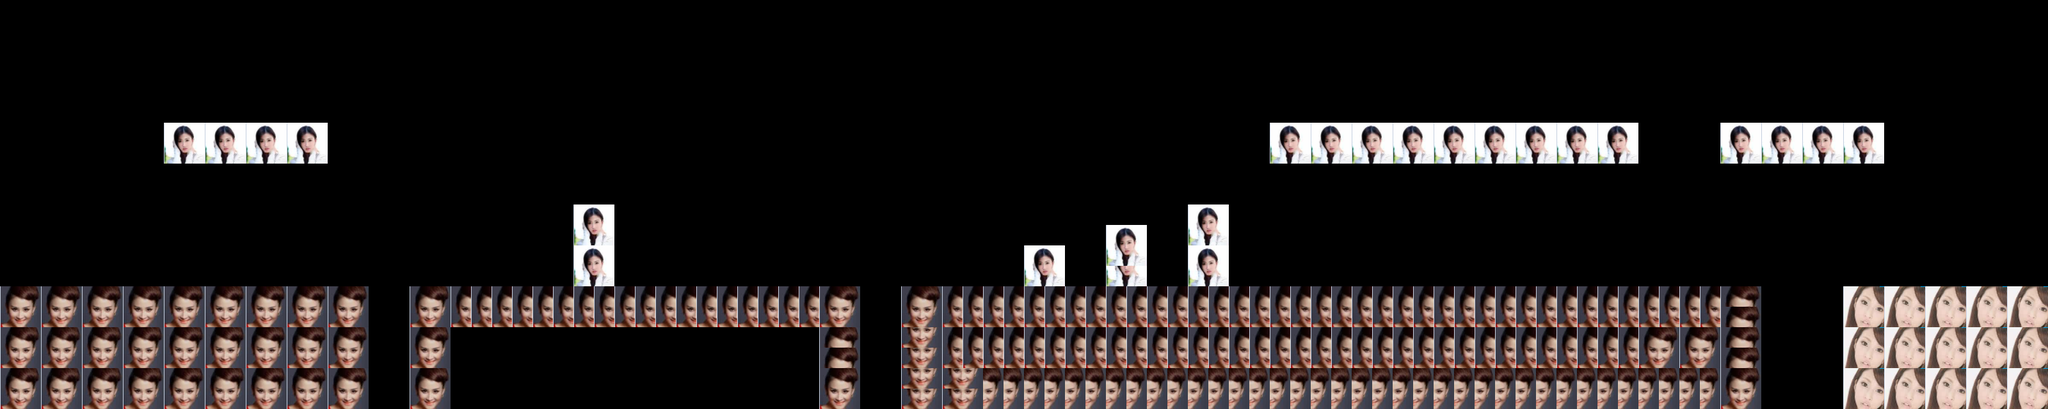

A 2D game scene composited from a Tiled map and its tileset images. What follows is a short description and the map's XML, with every tile layer's data as written:
An orthogonal 100x20 tile map with 32x32 px tiles, 1 tile layer (road).

<map version="1.0" tiledversion="2017.07.25" orientation="orthogonal" renderorder="right-down" width="100" height="20" tilewidth="32" tileheight="32" nextobjectid="1">
 <tileset firstgid="1" name="anmi" tilewidth="32" tileheight="32" tilecount="64" columns="8">
  <image source="anmi.png" width="256" height="256" />
 </tileset>
 <layer name="road" width="100" height="20">
  <data encoding="csv">
0,0,0,0,0,0,0,0,0,0,0,0,0,0,0,0,0,0,0,0,0,0,0,0,0,0,0,0,0,0,0,0,0,0,0,0,0,0,0,0,0,0,0,0,0,0,0,0,0,0,0,0,0,0,0,0,0,0,0,0,0,0,0,0,0,0,0,0,0,0,0,0,0,0,0,0,0,0,0,0,0,0,0,0,0,0,0,0,0,0,0,0,0,0,0,0,0,0,0,0,
0,0,0,0,0,0,0,0,0,0,0,0,0,0,0,0,0,0,0,0,0,0,0,0,0,0,0,0,0,0,0,0,0,0,0,0,0,0,0,0,0,0,0,0,0,0,0,0,0,0,0,0,0,0,0,0,0,0,0,0,0,0,0,0,0,0,0,0,0,0,0,0,0,0,0,0,0,0,0,0,0,0,0,0,0,0,0,0,0,0,0,0,0,0,0,0,0,0,0,0,
0,0,0,0,0,0,0,0,0,0,0,0,0,0,0,0,0,0,0,0,0,0,0,0,0,0,0,0,0,0,0,0,0,0,0,0,0,0,0,0,0,0,0,0,0,0,0,0,0,0,0,0,0,0,0,0,0,0,0,0,0,0,0,0,0,0,0,0,0,0,0,0,0,0,0,0,0,0,0,0,0,0,0,0,0,0,0,0,0,0,0,0,0,0,0,0,0,0,0,0,
0,0,0,0,0,0,0,0,0,0,0,0,0,0,0,0,0,0,0,0,0,0,0,0,0,0,0,0,0,0,0,0,0,0,0,0,0,0,0,0,0,0,0,0,0,0,0,0,0,0,0,0,0,0,0,0,0,0,0,0,0,0,0,0,0,0,0,0,0,0,0,0,0,0,0,0,0,0,0,0,0,0,0,0,0,0,0,0,0,0,0,0,0,0,0,0,0,0,0,0,
0,0,0,0,0,0,0,0,0,0,0,0,0,0,0,0,0,0,0,0,0,0,0,0,0,0,0,0,0,0,0,0,0,0,0,0,0,0,0,0,0,0,0,0,0,0,0,0,0,0,0,0,0,0,0,0,0,0,0,0,0,0,0,0,0,0,0,0,0,0,0,0,0,0,0,0,0,0,0,0,0,0,0,0,0,0,0,0,0,0,0,0,0,0,0,0,0,0,0,0,
0,0,0,0,0,0,0,0,0,0,0,0,0,0,0,0,0,0,0,0,0,0,0,0,0,0,0,0,0,0,0,0,0,0,0,0,0,0,0,0,0,0,0,0,0,0,0,0,0,0,0,0,0,0,0,0,0,0,0,0,0,0,0,0,0,0,0,0,0,0,0,0,0,0,0,0,0,0,0,0,0,0,0,0,0,0,0,0,0,0,0,0,0,0,0,0,0,0,0,0,
0,0,0,0,0,0,0,0,1,2,1,2,1,2,1,2,0,0,0,0,0,0,0,0,0,0,0,0,0,0,0,0,0,0,0,0,0,0,0,0,0,0,0,0,0,0,0,0,0,0,0,0,0,0,0,0,0,0,0,0,0,0,1,2,1,2,1,2,1,2,1,2,1,2,1,2,1,2,1,2,0,0,0,0,1,2,1,2,1,2,1,2,0,0,0,0,0,0,0,0,
0,0,0,0,0,0,0,0,9,10,9,10,9,10,9,10,0,0,0,0,0,0,0,0,0,0,0,0,0,0,0,0,0,0,0,0,0,0,0,0,0,0,0,0,0,0,0,0,0,0,0,0,0,0,0,0,0,0,0,0,0,0,9,10,9,10,9,10,9,10,9,10,9,10,9,10,9,10,9,10,0,0,0,0,9,10,9,10,9,10,9,10,0,0,0,0,0,0,0,0,
0,0,0,0,0,0,0,0,0,0,0,0,0,0,0,0,0,0,0,0,0,0,0,0,0,0,0,0,0,0,0,0,0,0,0,0,0,0,0,0,0,0,0,0,0,0,0,0,0,0,0,0,0,0,0,0,0,0,0,0,0,0,0,0,0,0,0,0,0,0,0,0,0,0,0,0,0,0,0,0,0,0,0,0,0,0,0,0,0,0,0,0,0,0,0,0,0,0,0,0,
0,0,0,0,0,0,0,0,0,0,0,0,0,0,0,0,0,0,0,0,0,0,0,0,0,0,0,0,0,0,0,0,0,0,0,0,0,0,0,0,0,0,0,0,0,0,0,0,0,0,0,0,0,0,0,0,0,0,0,0,0,0,0,0,0,0,0,0,0,0,0,0,0,0,0,0,0,0,0,0,0,0,0,0,0,0,0,0,0,0,0,0,0,0,0,0,0,0,0,0,
0,0,0,0,0,0,0,0,0,0,0,0,0,0,0,0,0,0,0,0,0,0,0,0,0,0,0,0,1,2,0,0,0,0,0,0,0,0,0,0,0,0,0,0,0,0,0,0,0,0,0,0,0,0,0,0,0,0,1,2,0,0,0,0,0,0,0,0,0,0,0,0,0,0,0,0,0,0,0,0,0,0,0,0,0,0,0,0,0,0,0,0,0,0,0,0,0,0,0,0,
0,0,0,0,0,0,0,0,0,0,0,0,0,0,0,0,0,0,0,0,0,0,0,0,0,0,0,0,9,10,0,0,0,0,0,0,0,0,0,0,0,0,0,0,0,0,0,0,0,0,0,0,0,0,1,2,0,0,9,10,0,0,0,0,0,0,0,0,0,0,0,0,0,0,0,0,0,0,0,0,0,0,0,0,0,0,0,0,0,0,0,0,0,0,0,0,0,0,0,0,
0,0,0,0,0,0,0,0,0,0,0,0,0,0,0,0,0,0,0,0,0,0,0,0,0,0,0,0,1,2,0,0,0,0,0,0,0,0,0,0,0,0,0,0,0,0,0,0,0,0,1,2,0,0,9,10,0,0,1,2,0,0,0,0,0,0,0,0,0,0,0,0,0,0,0,0,0,0,0,0,0,0,0,0,0,0,0,0,0,0,0,0,0,0,0,0,0,0,0,0,
0,0,0,0,0,0,0,0,0,0,0,0,0,0,0,0,0,0,0,0,0,0,0,0,0,0,0,0,9,10,0,0,0,0,0,0,0,0,0,0,0,0,0,0,0,0,0,0,0,0,9,10,0,0,9,10,0,0,9,10,0,0,0,0,0,0,0,0,0,0,0,0,0,0,0,0,0,0,0,0,0,0,0,0,0,0,0,0,0,0,0,0,0,0,0,0,0,0,0,0,
17,18,17,18,17,18,17,18,17,18,17,18,17,18,17,18,17,18,0,0,17,18,17,17,17,17,17,17,17,17,17,17,17,17,17,17,17,17,17,17,17,18,0,0,17,18,17,17,17,17,17,17,17,17,17,17,17,17,17,17,17,17,17,17,17,17,17,17,17,17,17,17,17,17,17,17,17,17,17,17,17,17,17,17,17,18,0,0,0,0,49,50,49,50,49,50,49,50,49,50,
25,26,25,26,25,26,25,26,25,26,25,26,25,26,25,26,25,26,0,0,25,26,25,25,25,25,25,25,25,25,25,25,25,25,25,25,25,25,25,25,25,26,0,0,25,26,25,25,25,25,25,25,25,25,25,25,25,25,25,25,25,25,25,25,25,25,25,25,25,25,25,25,25,25,25,25,25,25,25,25,25,25,25,25,17,18,0,0,0,0,57,58,57,58,57,58,57,58,57,58,
17,18,17,18,17,18,17,18,17,18,17,18,17,18,17,18,17,18,0,0,17,18,0,0,0,0,0,0,0,0,0,0,0,0,0,0,0,0,0,0,17,18,0,0,25,26,17,17,17,17,17,17,17,17,17,17,17,17,17,17,17,17,17,17,17,17,17,17,17,17,17,17,17,17,17,17,17,17,17,17,17,18,17,18,17,18,0,0,0,0,49,50,49,50,49,50,49,50,49,50,
25,26,25,26,25,26,25,26,25,26,25,26,25,26,25,26,25,26,0,0,25,26,0,0,0,0,0,0,0,0,0,0,0,0,0,0,0,0,0,0,17,18,0,0,25,26,25,25,25,25,25,25,25,25,25,25,25,25,25,25,25,25,25,25,25,25,25,25,25,25,25,25,25,25,25,25,25,25,25,25,25,26,25,26,17,18,0,0,0,0,57,58,57,58,57,58,57,58,57,58,
17,18,17,18,17,18,17,18,17,18,17,18,17,18,17,18,17,18,0,0,17,18,0,0,0,0,0,0,0,0,0,0,0,0,0,0,0,0,0,0,17,18,0,0,25,26,25,26,18,18,18,18,18,18,18,18,18,18,18,18,18,18,18,18,18,18,18,18,18,18,18,18,18,18,18,18,18,18,18,18,18,18,18,18,17,18,0,0,0,0,49,50,49,50,49,50,49,50,49,50,
25,26,25,26,25,26,25,26,25,26,25,26,25,26,25,26,25,26,0,0,25,26,0,0,0,0,0,0,0,0,0,0,0,0,0,0,0,0,0,0,25,26,0,0,25,26,25,26,26,26,26,26,26,26,26,26,26,26,26,26,26,26,26,26,26,26,26,26,26,26,26,26,26,26,26,26,26,26,26,26,26,26,26,26,25,26,0,0,0,0,57,58,57,58,57,58,57,58,57,58
</data>
 </layer>
</map>